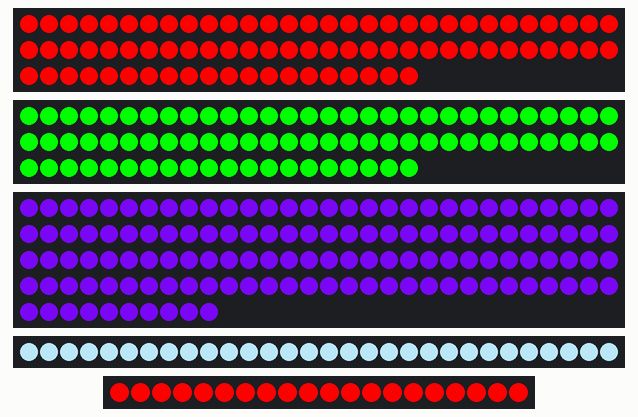
A sketch run on a simulated Arduino Uno, built with avr-gcc and run on an emulated ATmega328P. Shown: 2 × 80 RGB LEDs in strip order, left to right, continuing on the next row, 130 RGB LEDs in strip order, left to right, continuing on the next row, 30 RGB LEDs in strip order, left to right, 20 RGB LEDs in strip order, left to right. The strip is taken to match the declared colour order.

Above: at 0.1 s.

The sketch:

QueenNoDiamonds.ino
```cpp
#include <Adafruit_NeoPixel.h>

#define NUM_LEDS_STRIP1 80
#define NUM_LEDS_STRIP2 80
#define NUM_LEDS_STRIP3 130
#define NUM_LEDS_STRIP4 30
#define NUM_LEDS_STRIP5 20

#define PIN_STRIP1 2
#define PIN_STRIP2 3
#define PIN_STRIP3 4
#define PIN_STRIP4 5
#define PIN_STRIP5 6

Adafruit_NeoPixel strip1 = Adafruit_NeoPixel(NUM_LEDS_STRIP1, PIN_STRIP1, NEO_RGB + NEO_KHZ800);
Adafruit_NeoPixel strip2 = Adafruit_NeoPixel(NUM_LEDS_STRIP2, PIN_STRIP2, NEO_GRB + NEO_KHZ800);
Adafruit_NeoPixel strip3 = Adafruit_NeoPixel(NUM_LEDS_STRIP3, PIN_STRIP3, NEO_BGR + NEO_KHZ800);
Adafruit_NeoPixel strip4 = Adafruit_NeoPixel(NUM_LEDS_STRIP4, PIN_STRIP4, NEO_RGB + NEO_KHZ800);
Adafruit_NeoPixel strip5 = Adafruit_NeoPixel(NUM_LEDS_STRIP5, PIN_STRIP5, NEO_RGB + NEO_KHZ800);

void setup() {
  strip1.begin();
  strip2.begin();
  strip3.begin();
  strip4.begin();
  strip5.begin();

  strip1.show();
  strip2.show();
  strip3.show();
  strip4.show();
  strip5.show();

  setStaticColour(strip1, strip1.Color(255, 0, 0));   // Red
  setStaticColour(strip2, strip2.Color(0, 255, 0));   // Red
  setStaticColour(strip3, strip3.Color(109, 6, 221)); // Pink-Purple
  setStaticColour(strip4, strip4.Color(173, 216, 230)); // White-Blue
  setStaticColour(strip5, strip5.Color(255, 0, 0));   // Red
}

void loop() {
  // No dynamic effects, all strips are static
}

void setStaticColour(Adafruit_NeoPixel& strip, uint32_t color) {
  for (int i = 0; i < strip.numPixels(); i++) {
    strip.setPixelColor(i, color);
  }
  strip.show();
}
```
